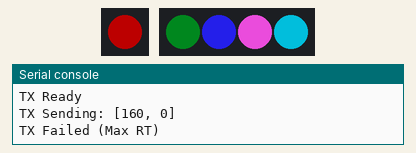
Simulated run of this program. Board: Raspberry Pi Pico running CircuitPython. On the bench: 1 RGB LEDs in strip order, left to right, 4 RGB LEDs in strip order, left to right, the last lines printed to the serial console. Dim RGB values are drawn brighter than linear; no radio messages arrive unless stated (any console line starting 'radio sent:' is added by the test bench).

Above: at 0.6 s.
At 2.26 s:
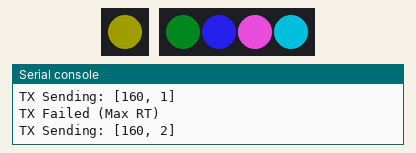
Timing chart, 0 to 3.0 s (numbered marks = the images above):
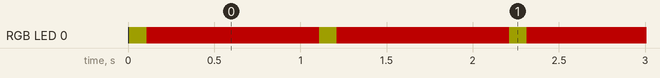

The program:

code1.py
```python
import board
import busio
import digitalio
import neopixel
import time

# --- Константы регистров nRF24L01 ---
# Регистры конфигурации
REG_CONFIG       = 0x00
REG_EN_AA        = 0x01
REG_EN_RXADDR    = 0x02
REG_SETUP_AW     = 0x03
REG_SETUP_RETR   = 0x04
REG_RF_CH        = 0x05
REG_RF_SETUP     = 0x06
REG_STATUS       = 0x07
REG_RX_ADDR_P0   = 0x0A
REG_RX_ADDR_P1   = 0x0B
REG_TX_ADDR      = 0x10
REG_DYNPD        = 0x1C
REG_FEATURE      = 0x1D

# Команды
CMD_R_REGISTER    = 0x00
CMD_W_REGISTER    = 0x20
CMD_W_TX_PAYLOAD  = 0xA0
CMD_R_RX_PAYLOAD  = 0x61
CMD_FLUSH_TX      = 0xE1
CMD_FLUSH_RX      = 0xE2
CMD_W_ACK_PAYLOAD = 0xA8

# Биты
MASK_RX_DR       = (1 << 6)
MASK_TX_DS       = (1 << 5)
MASK_MAX_RT      = (1 << 4)
MASK_PWR_UP      = (1 << 1)
MASK_PRIM_RX     = (1 << 0)

# --- Настройка Neopixel ---
pixel = neopixel.NeoPixel(board.GP23, 1, brightness=0.3)

def set_color(r, g, b):
    pixel[0] = (r, g, b)

# --- Класс драйвера nRF24L01 ---
class NRF24L01:
    def __init__(self, spi, csn_pin, ce_pin):
        self.spi = spi
        self.csn = csn_pin
        self.ce = ce_pin

        # Настройка пинов
        self.csn.direction = digitalio.Direction.OUTPUT
        self.ce.direction = digitalio.Direction.OUTPUT

        self.csn.value = True  # CSN High (неактивен)
        self.ce.value = False  # CE Low (Standby)

    def reg_write(self, reg, value):
        """Запись одного байта в регистр"""
        self.csn.value = False
        self.spi.write(bytes([CMD_W_REGISTER | reg, value]))
        self.csn.value = True

    def reg_read(self, reg):
        """Чтение одного байта из регистра"""
        self.csn.value = False
        self.spi.write(bytes([CMD_R_REGISTER | reg]))
        result = bytearray(1)
        self.spi.readinto(result)
        self.csn.value = True
        return result[0]

    def write_addr(self, reg, addr):
        """Запись адреса (5 байт)"""
        self.csn.value = False
        self.spi.write(bytes([CMD_W_REGISTER | reg]))
        self.spi.write(addr)
        self.csn.value = True

    def write_payload(self, data, ack_payload=False, pipe=0):
        """Запись данных в буфер"""
        self.csn.value = False
        if ack_payload:
            # Формула для W_ACK_PAYLOAD: 0xA8 | pipe_number
            self.spi.write(bytes([CMD_W_ACK_PAYLOAD | pipe]))
        else:
            self.spi.write(bytes([CMD_W_TX_PAYLOAD]))
        self.spi.write(data)
        self.csn.value = True

    def read_payload(self, length):
        """Чтение данных из буфера"""
        self.csn.value = False
        self.spi.write(bytes([CMD_R_RX_PAYLOAD]))
        data = bytearray(length)
        self.spi.readinto(data)
        self.csn.value = True
        return data

    def flush_tx(self):
        self.csn.value = False
        self.spi.write(bytes([CMD_FLUSH_TX]))
        self.csn.value = True

    def flush_rx(self):
        self.csn.value = False
        self.spi.write(bytes([CMD_FLUSH_RX]))
        self.csn.value = True

    def power_up_rx(self):
        """Перевод в режим приема"""
        self.reg_write(REG_CONFIG, self.reg_read(REG_CONFIG) | MASK_PWR_UP | MASK_PRIM_RX)
        self.ce.value = True
        time.sleep(0.001) # 1.5ms settling

    def power_up_tx(self):
        """Перевод в режим передачи"""
        self.reg_write(REG_CONFIG, (self.reg_read(REG_CONFIG) | MASK_PWR_UP) & ~MASK_PRIM_RX)
        # CE дергается при отправке

    def clear_interrupts(self):
        """Сброс флагов прерываний"""
        self.reg_write(REG_STATUS, MASK_RX_DR | MASK_TX_DS | MASK_MAX_RT)

# --- Инициализация устройств ---

# Устройство 0 (TX) - SPI0
spi0 = busio.SPI(clock=board.GP10, MOSI=board.GP11, MISO=board.GP12)
while not spi0.try_lock():
    pass
spi0.configure(baudrate=4000000, phase=0, polarity=0)
# CS (Chip Enable) -> CE, CSN -> CSN
nrf0 = NRF24L01(spi0, csn_pin=board.GP8, ce_pin=board.GP13)

# Устройство 1 (RX) - SPI1
spi1 = busio.SPI(clock=board.GP2, MOSI=board.GP3, MISO=board.GP4)
while not spi1.try_lock():
    pass
spi1.configure(baudrate=4000000, phase=0, polarity=0)
nrf1 = NRF24L01(spi1, csn_pin=board.GP6, ce_pin=board.GP5)

# Общий адрес (5 байт)
ADDR = b'\xE7\xE7\xE7\xE7\xE7'

def setup_tx():
    """Настройка передатчика (nrf0)"""
    set_color(50, 50, 0) # Желтый - настройка
    nrf0.reg_write(REG_RF_CH, 76) # Канал
    nrf0.reg_write(REG_RF_SETUP, 0x06) # 1Mbps, 0dBm

    # Включаем Auto Ack на Pipe 0 (для приема ACK)
    nrf0.reg_write(REG_EN_AA, 0x01)
    # Включаем приемник на Pipe 0 (для ACK)
    nrf0.reg_write(REG_EN_RXADDR, 0x01)

    # Включаем Dynamic Payload Length (DPL) на Pipe 0
    nrf0.reg_write(REG_DYNPD, 0x01)

    # Включаем фичи: DPL и Payload with ACK
    # Важно: порядок записи битов важен, если регистр сброшен.
    # Бит 2: EN_DPL, Бит 1: EN_ACK_PAY
    nrf0.reg_write(REG_FEATURE, 0x06)

    # Устанавливаем адреса
    # TX адрес
    nrf0.write_addr(REG_TX_ADDR, ADDR)
    # RX адрес на Pipe 0 должен совпадать с TX адресом для приема ACK
    nrf0.write_addr(REG_RX_ADDR_P0, ADDR)

    # Очистка буферов
    nrf0.flush_tx()
    nrf0.flush_rx()
    nrf0.clear_interrupts()

    # Режим TX
    nrf0.power_up_tx()
    print("TX Ready")

def setup_rx():
    """Настройка приемника (nrf1)"""
    set_color(0, 50, 50) # Голубой - настройка
    nrf1.reg_write(REG_RF_CH, 76)
    nrf1.reg_write(REG_RF_SETUP, 0x06)

    # Auto Ack на Pipe 1
    nrf1.reg_write(REG_EN_AA, 0x02)
    # Включаем приемник на Pipe 1
    nrf1.reg_write(REG_EN_RXADDR, 0x02)

    # DPL на Pipe 1
    nrf1.reg_write(REG_DYNPD, 0x02)

    # Фичи DPL и ACK Payload
    nrf1.reg_write(REG_FEATURE, 0x06)

    # Слушаем на Pipe 1 по адресу ADDR
    nrf1.write_addr(REG_RX_ADDR_P1, ADDR)

    nrf1.flush_tx()
    nrf1.flush_rx()
    nrf1.clear_interrupts()

    # Режим RX (CE High)
    nrf1.power_up_rx()
    print("RX Ready")

# --- Основной цикл ---

setup_rx() # Сначала настраиваем RX
setup_tx() # Потом TX

counter = 0

while True:
    # 1. На RX (nrf1) загружаем данные для ответа
    # Эти данные улетят автоматически при получении пакета от TX
    ack_msg = bytes([0xF0, counter % 256]) # Заготовленный payload
    nrf1.write_payload(ack_msg, ack_payload=True, pipe=1)
    # Не забываем сбросить прерывания на RX, если были
    nrf1.clear_interrupts()

    # 2. На TX (nrf0) отправляем пакет
    tx_msg = bytes([0xA0, counter % 256])

    # Очищаем старые флаги
    nrf0.clear_interrupts()
    nrf0.flush_tx()

    # Пишем в буфер
    nrf0.write_payload(tx_msg)

    # Пульс CE для отправки
    nrf0.ce.value = True
    time.sleep(0.00001) # 10 мкс
    nrf0.ce.value = False

    set_color(100, 100, 0) # Желтый ярче - отправка
    print(f"TX Sending: {list(tx_msg)}")

    # 3. Ждем результата на TX
    start = time.monotonic()
    status = 0
    success = False

    while time.monotonic() - start < 0.1: # Таймаут 100мс
        status = nrf0.reg_read(REG_STATUS)
        if status & MASK_TX_DS: # Успешная отправка
            success = True
            break
        if status & MASK_MAX_RT: # Не доставлено (ретраисчерпаны)
            break
        time.sleep(0.001)

    if success:
        # Проверяем, пришел ли ACK Payload
        if status & MASK_RX_DR:
            # Читаем длину принятого пакета (через регистр R_RX_PL_WID, но мы используем фиксированную для простоты или читаем 32 байта)
            # В DPL нужно читать команду 0x60 (R_RX_PL_WID), но для упрощения прочтем 2 байта
            set_color(0, 255, 0) # Зеленый - успех + данные
            rx_data = nrf0.read_payload(2)
            print(f"TX Success! Got Ack Payload: {list(rx_data)}")
        else:
            set_color(0, 100, 0) # Темно-зеленый - успех, но пустой ACK
            print("TX Success (Empty ACK)")

        nrf0.flush_rx() # Очищаем RX буфер после чтения
    else:
        set_color(255, 0, 0) # Красный - ошибка
        print("TX Failed (Max RT)")
        nrf0.flush_tx()

    counter += 1
    time.sleep(1) # Пауза между циклами
```

Measured:
- by itself, RGB LED 0: alternates RGB(76, 0, 0) for 1.0 s and RGB(30, 30, 0) for 0.10 s
